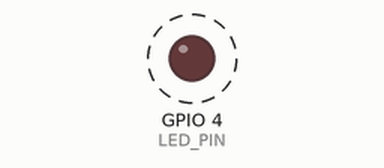
Simulated run of this sketch. Board: ESP32. Shown: output pins drawn as LEDs (lit = HIGH). Dashed ring = blinking. What the sketch prints to the serial monitor is not drawn.

Above: at 1.0 s.
Timing chart, 0 to 5.8 s (numbered marks = the images above):
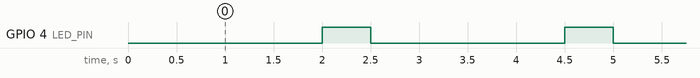

The sketch:

2_Task3_4.ino
```cpp
#define LED_PIN 4

unsigned long ledTime = 0, printTime = 0;
bool ledState = false;

void setup() {
  Serial.begin(115200);
  pinMode(LED_PIN, OUTPUT);
}

void loop() {
  unsigned long now = millis();

  // LED: 0.5s ON, 2s OFF
  if (ledState && now - ledTime >= 500) {
    ledState = false;
    ledTime = now;
    digitalWrite(LED_PIN, LOW);
  }
  else if (!ledState && now - ledTime >= 2000) {
    ledState = true;
    ledTime = now;
    digitalWrite(LED_PIN, HIGH);
  }

  if (now - printTime >= 1000) {
    printTime = now;
    Serial.print("Running time: ");
    Serial.print(now / 1000);
    Serial.println(" seconds");
  }
} 
```

Measured:
- by itself, GPIO 4 (LED_PIN): alternates HIGH for 0.50 s and LOW for 2.0 s
